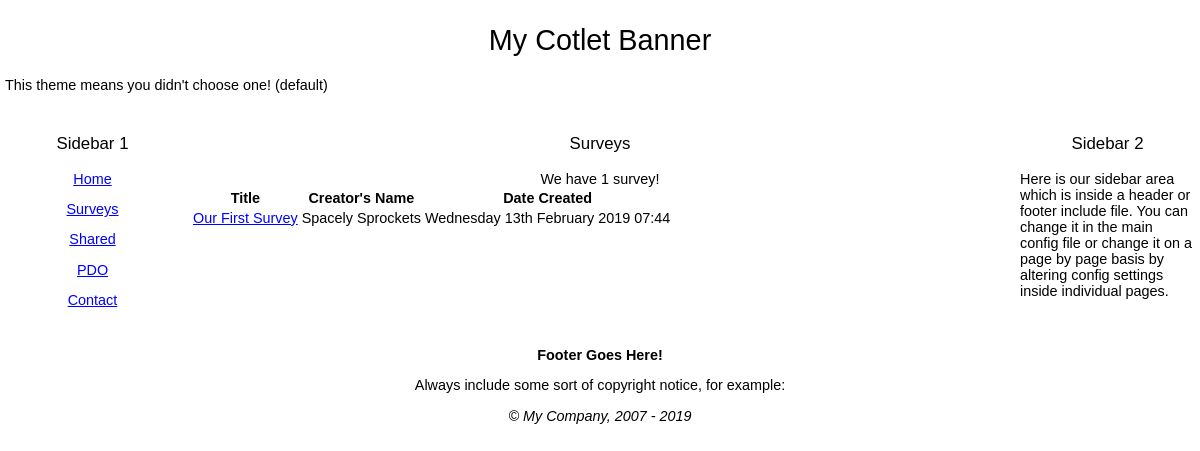
The page /wn19/surveys/index.php on the database its author committed.
### tables this page shows
CREATE TABLE wn19_surveys(
SurveyID INT UNSIGNED NOT NULL AUTO_INCREMENT,
AdminID INT UNSIGNED DEFAULT 0,
Title VARCHAR(255) DEFAULT '',
Description TEXT DEFAULT '',
DateAdded DATETIME,
LastUpdated TIMESTAMP DEFAULT 0 ON UPDATE CURRENT_TIMESTAMP,
TimesViewed INT DEFAULT 0,
Status INT DEFAULT 0,
PRIMARY KEY (SurveyID)
);

### wn19/inc_0700/Pager_inc.php (called while the page is built, shortened)
<?php
class Pager
{
	private $sqlLoaded = FALSE;
	function __construct($rowsPerPage,$first='&lt;&lt;',$prev='&lt;',$next='&gt;',$last='&gt;&gt;')
	{
		$this->rowsPerPage = $rowsPerPage;
		if(isset($_GET['pg']) && is_numeric($_GET['pg'])){$this->pageNum = $_GET['pg'];}else{$this->pageNum = 1;}
	}
	public function loadSQL($sql)
	{
		$this->sqlLoaded = TRUE;
		$sql = str_replace(";","",$sql);
		$iConn = IDB::conn();
		$testsql = strtolower($sql);
		$findFrom = strrpos($testsql," from ");
		$myFrom = substr($sql,$findFrom + 1);
		$rowsql   = "SELECT COUNT(*) AS numrows " . $myFrom;
		$result  = mysqli_query($iConn,$rowsql) or die(trigger_error(mysqli_error($iConn), E_USER_ERROR));
		list($this->numrows) = mysqli_fetch_row($result) or die(trigger_error(mysqli_error($iConn), E_USER_ERROR));
		$myOffset = ($this->pageNum - 1) * $this->rowsPerPage;
		return $sql . " LIMIT  " . $myOffset . ", " . $this->rowsPerPage;
	}
	public function showTotal()
	{
		if($this->sqlLoaded){return $this->numrows;}else {die(trigger_error("SQL statement not processed by Pager::loadSQL()", E_USER_ERROR));}
	}
}
?>

### wn19/inc_0700/MyAutoLoader.php (called while the page is built, shortened)
<?php
class MyAutoLoader
{
    public static function IncludePathLoader($class)
    {
		$class = str_replace(array('/', '\\'), DIRECTORY_SEPARATOR, $class);
        $class_path = INCLUDE_PATH . $class . '.php';
		$legacy_path = INCLUDE_PATH . $class . '_inc.php';
		if (file_exists($legacy_path)) {
			return;
		}
    }
}

### wn19/surveys/index.php (the view, shortened to what this page needs)
<?php
require '../inc_0700/config_inc.php';
$sql =
"
select CONCAT(a.FirstName, ' ', a.LastName) AdminName, s.SurveyID, s.Title, s.Description,
date_format(s.DateAdded, '%W %D %M %Y %H:%i') 'DateAdded' from "
. PREFIX . "surveys s, " . PREFIX . "Admin a where s.AdminID=a.AdminID order by s.DateAdded desc
";
$config->loadhead .= '<link rel="stylesheet" href="https://cdnjs.cloudflare.com/ajax/libs/font-awesome/4.7.0/css/font-awesome.min.css">';
?>
<h3 align="center">Surveys</h3>
<?php
$prev = '<i class="fa fa-chevron-circle-left"></i>';
$next = '<i class="fa fa-chevron-circle-right"></i>';
$myPager = new Pager(10,'',$prev,$next,'');
$sql = $myPager->loadSQL($sql);
$result = mysqli_query(IDB::conn(),$sql) or die(trigger_error(mysqli_error(IDB::conn()), E_USER_ERROR));
if(mysqli_num_rows($result) > 0)
{
	if($myPager->showTotal()==1){$itemz = "survey";}else{$itemz = "surveys";}
	echo '<div align="center">We have ' . $myPager->showTotal() . ' ' . $itemz . '!</div>';
	echo '
		<table class="table table-hover table-responsive">
    		<thead>
        		<tr>
            		<th scope="col">
                		Title
            		</th>
            		<th scope="col">
                		Creator\'s Name
            		</th>
            		<th scope="col">
                		Date Created
            		</th>
        		</tr>
    		</thead>
    		<tbody>
	';
	while($row = mysqli_fetch_assoc($result))
	{
		 echo '
				 <tr>
				 	<td>
					 <a href="' . VIRTUAL_PATH . 'surveys/survey_view.php?id=' . (int)$row['SurveyID'] . '">' . dbOut($row['Title']) . '</a>
			 		</td>
		 			<td>
			 			' . dbout($row['AdminName']) . '
		 			</td>
		 			<td>
					 ' . dbout($row['DateAdded']) . '
		 			</td>
 				</tr>
		 ';
	}
	echo '
			</tbody>
		</table>
	';
}else{
    echo "<div align=center>There are currently no surveys.</div>";
}
?>

### wn19/include/default_style.css (style rules this page uses)
body { font-size: .9em; font-family: Verdana, Geneva, Arial, Helvetica, sans-serif; padding:0; margin:0; background-color:#FFFFFF; }
td { font-family: Verdana, Geneva, Arial, Helvetica, sans-serif; }
h1, h2, h3, h4, h5, h6 { font-weight: normal; }
a { font-family:Verdana, Arial, Helvetica, sans-serif; }
a:link { color: #00f; }

### rows shown on the page
wn19_surveys: Title "Our First Survey", AdminName "Spacely Sprockets", DateAdded "Wednesday 13th February 2019 07:44"

### other values the page prints
$config->banner "My Cotlet Banner"
$aText[0] "Home"
$aText[0] "Surveys"
$aText[0] "Shared"
$aText[0] "PDO"
$aText[0] "Contact"
$myPager->showTotal() "1"
$itemz "survey"
